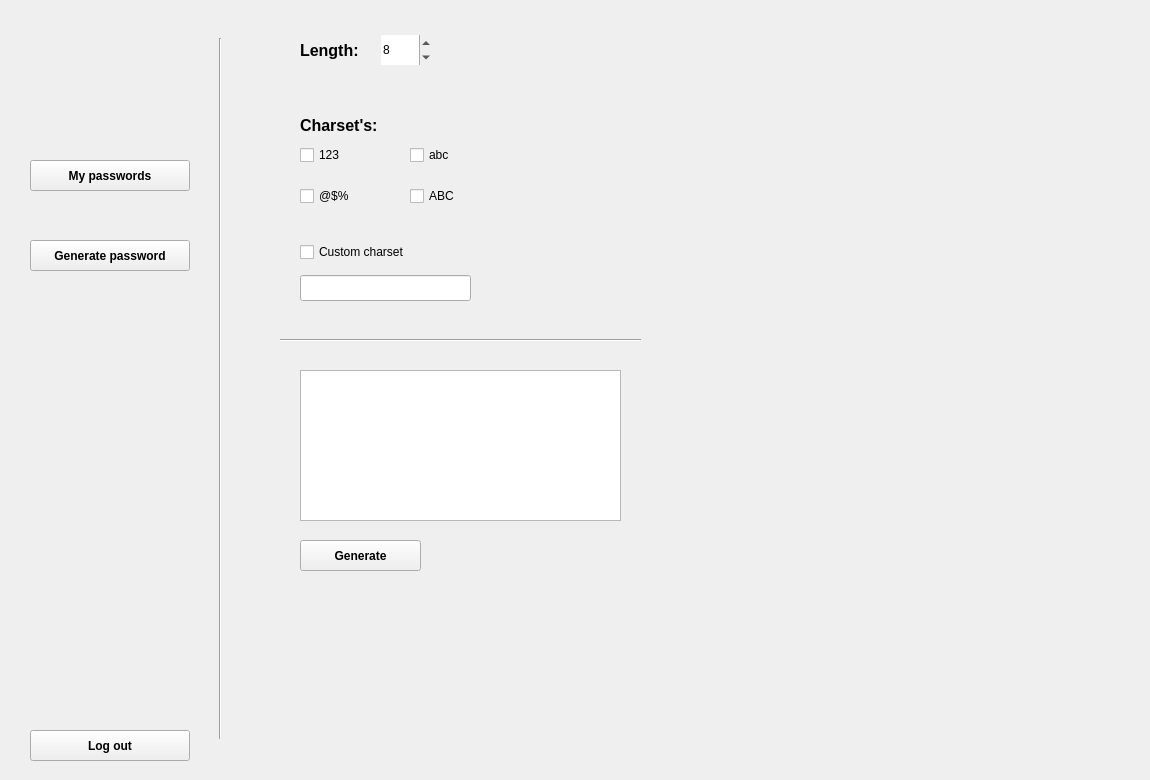
<?xml version="1.0" encoding="UTF-8"?>
<ui version="4.0">
 <class>MainWindow</class>
 <widget class="QMainWindow" name="MainWindow">
  <property name="geometry">
   <rect>
    <x>0</x>
    <y>0</y>
    <width>1150</width>
    <height>780</height>
   </rect>
  </property>
  <property name="minimumSize">
   <size>
    <width>800</width>
    <height>600</height>
   </size>
  </property>
  <property name="maximumSize">
   <size>
    <width>1150</width>
    <height>780</height>
   </size>
  </property>
  <property name="windowOpacity">
   <double>1.000000000000000</double>
  </property>
  <widget class="QWidget" name="centralwidget">
   <widget class="QStackedWidget" name="stackedWidget">
    <property name="geometry">
     <rect>
      <x>240</x>
      <y>-20</y>
      <width>911</width>
      <height>781</height>
     </rect>
    </property>
    <property name="maximumSize">
     <size>
      <width>16777215</width>
      <height>16777215</height>
     </size>
    </property>
    <property name="currentIndex">
     <number>1</number>
    </property>
    <widget class="QWidget" name="page">
     <widget class="QLabel" name="label_2">
      <property name="geometry">
       <rect>
        <x>150</x>
        <y>260</y>
        <width>121</width>
        <height>51</height>
       </rect>
      </property>
      <property name="text">
       <string>My passwords</string>
      </property>
     </widget>
    </widget>
    <widget class="QWidget" name="page_2">
     <widget class="QWidget" name="horizontalLayoutWidget">
      <property name="geometry">
       <rect>
        <x>60</x>
        <y>50</y>
        <width>131</width>
        <height>41</height>
       </rect>
      </property>
      <layout class="QHBoxLayout" name="horizontalLayout">
       <item>
        <widget class="QLabel" name="label_3">
         <property name="font">
          <font>
           <pointsize>12</pointsize>
           <bold>true</bold>
          </font>
         </property>
         <property name="text">
          <string>Length:</string>
         </property>
        </widget>
       </item>
       <item>
        <widget class="QSpinBox" name="spinBox">
         <property name="minimumSize">
          <size>
           <width>0</width>
           <height>30</height>
          </size>
         </property>
         <property name="maximumSize">
          <size>
           <width>50</width>
           <height>16777215</height>
          </size>
         </property>
         <property name="wrapping">
          <bool>false</bool>
         </property>
         <property name="frame">
          <bool>false</bool>
         </property>
         <property name="maximum">
          <number>50</number>
         </property>
         <property name="value">
          <number>8</number>
         </property>
        </widget>
       </item>
      </layout>
     </widget>
     <widget class="QLabel" name="label_4">
      <property name="geometry">
       <rect>
        <x>60</x>
        <y>130</y>
        <width>301</width>
        <height>31</height>
       </rect>
      </property>
      <property name="font">
       <font>
        <pointsize>12</pointsize>
        <bold>true</bold>
       </font>
      </property>
      <property name="text">
       <string>Charset's:</string>
      </property>
     </widget>
     <widget class="QWidget" name="verticalLayoutWidget">
      <property name="geometry">
       <rect>
        <x>60</x>
        <y>150</y>
        <width>91</width>
        <height>91</height>
       </rect>
      </property>
      <layout class="QVBoxLayout" name="verticalLayout">
       <item>
        <widget class="QCheckBox" name="checkBox_123">
         <property name="text">
          <string>123</string>
         </property>
        </widget>
       </item>
       <item>
        <widget class="QCheckBox" name="checkBox_SC">
         <property name="text">
          <string>@$%</string>
         </property>
        </widget>
       </item>
      </layout>
     </widget>
     <widget class="QWidget" name="verticalLayoutWidget_2">
      <property name="geometry">
       <rect>
        <x>170</x>
        <y>150</y>
        <width>91</width>
        <height>91</height>
       </rect>
      </property>
      <layout class="QVBoxLayout" name="verticalLayout_2">
       <item>
        <widget class="QCheckBox" name="checkBox_abc">
         <property name="text">
          <string>abc</string>
         </property>
        </widget>
       </item>
       <item>
        <widget class="QCheckBox" name="checkBox_ABC">
         <property name="text">
          <string>ABC</string>
         </property>
        </widget>
       </item>
      </layout>
     </widget>
     <widget class="QCheckBox" name="checkBox_custom">
      <property name="geometry">
       <rect>
        <x>60</x>
        <y>260</y>
        <width>151</width>
        <height>24</height>
       </rect>
      </property>
      <property name="text">
       <string>Custom charset</string>
      </property>
     </widget>
     <widget class="QLineEdit" name="customCS">
      <property name="geometry">
       <rect>
        <x>60</x>
        <y>295</y>
        <width>171</width>
        <height>26</height>
       </rect>
      </property>
      <property name="maxLength">
       <number>50</number>
      </property>
      <property name="frame">
       <bool>true</bool>
      </property>
      <property name="dragEnabled">
       <bool>false</bool>
      </property>
      <property name="readOnly">
       <bool>true</bool>
      </property>
     </widget>
     <widget class="QTextEdit" name="textEdit">
      <property name="geometry">
       <rect>
        <x>60</x>
        <y>390</y>
        <width>321</width>
        <height>151</height>
       </rect>
      </property>
      <property name="verticalScrollBarPolicy">
       <enum>Qt::ScrollBarPolicy::ScrollBarAlwaysOff</enum>
      </property>
      <property name="horizontalScrollBarPolicy">
       <enum>Qt::ScrollBarPolicy::ScrollBarAlwaysOff</enum>
      </property>
      <property name="readOnly">
       <bool>false</bool>
      </property>
     </widget>
     <widget class="Line" name="line_2">
      <property name="geometry">
       <rect>
        <x>40</x>
        <y>350</y>
        <width>361</width>
        <height>20</height>
       </rect>
      </property>
      <property name="orientation">
       <enum>Qt::Orientation::Horizontal</enum>
      </property>
     </widget>
     <widget class="QPushButton" name="generateButton">
      <property name="geometry">
       <rect>
        <x>60</x>
        <y>560</y>
        <width>121</width>
        <height>31</height>
       </rect>
      </property>
      <property name="font">
       <font>
        <bold>true</bold>
       </font>
      </property>
      <property name="text">
       <string>Generate</string>
      </property>
     </widget>
    </widget>
   </widget>
   <widget class="Line" name="line">
    <property name="geometry">
     <rect>
      <x>210</x>
      <y>38</y>
      <width>20</width>
      <height>701</height>
     </rect>
    </property>
    <property name="orientation">
     <enum>Qt::Orientation::Vertical</enum>
    </property>
   </widget>
   <widget class="QPushButton" name="logoutButton">
    <property name="geometry">
     <rect>
      <x>30</x>
      <y>730</y>
      <width>160</width>
      <height>31</height>
     </rect>
    </property>
    <property name="font">
     <font>
      <bold>true</bold>
     </font>
    </property>
    <property name="text">
     <string>Log out</string>
    </property>
   </widget>
   <widget class="QLabel" name="label">
    <property name="geometry">
     <rect>
      <x>65</x>
      <y>20</y>
      <width>91</width>
      <height>91</height>
     </rect>
    </property>
    <property name="text">
     <string/>
    </property>
    <property name="pixmap">
     <pixmap resource="resources.qrc">:/new/prefix1/resources/padlock.png</pixmap>
    </property>
    <property name="scaledContents">
     <bool>true</bool>
    </property>
   </widget>
   <widget class="QPushButton" name="mypassButton">
    <property name="geometry">
     <rect>
      <x>30</x>
      <y>160</y>
      <width>160</width>
      <height>31</height>
     </rect>
    </property>
    <property name="font">
     <font>
      <bold>true</bold>
     </font>
    </property>
    <property name="text">
     <string>My passwords</string>
    </property>
   </widget>
   <widget class="QPushButton" name="genpassButton">
    <property name="geometry">
     <rect>
      <x>30</x>
      <y>240</y>
      <width>160</width>
      <height>31</height>
     </rect>
    </property>
    <property name="font">
     <font>
      <bold>true</bold>
     </font>
    </property>
    <property name="text">
     <string>Generate password</string>
    </property>
   </widget>
  </widget>
 </widget>
 <tabstops>
  <tabstop>mypassButton</tabstop>
  <tabstop>genpassButton</tabstop>
  <tabstop>logoutButton</tabstop>
  <tabstop>spinBox</tabstop>
  <tabstop>checkBox_123</tabstop>
  <tabstop>checkBox_abc</tabstop>
  <tabstop>checkBox_SC</tabstop>
  <tabstop>checkBox_ABC</tabstop>
  <tabstop>checkBox_custom</tabstop>
  <tabstop>customCS</tabstop>
  <tabstop>textEdit</tabstop>
  <tabstop>generateButton</tabstop>
 </tabstops>
 <resources>
  <include location="resources.qrc"/>
 </resources>
 <connections/>
</ui>
